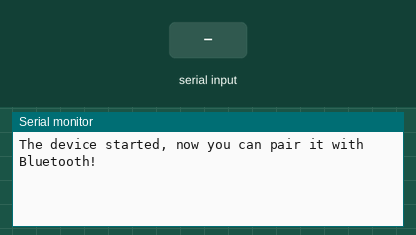
Simulated run of this program. Board: ESP32. Parts: the last lines printed to the serial monitor. The inputs (shaded band) are chosen by the test bench. Random numbers use the default seed unless the program sets one; nothing arrives over Bluetooth unless stated.

Above: at 1.2 s.
1.3 s: "1" received over Serial
At 2.5 s:
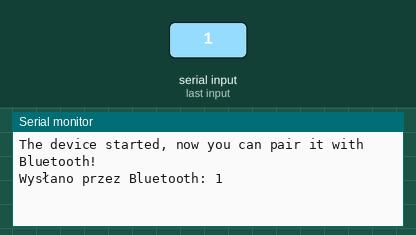
2.8 s: "1" received over the second serial link
At 3.9 s:
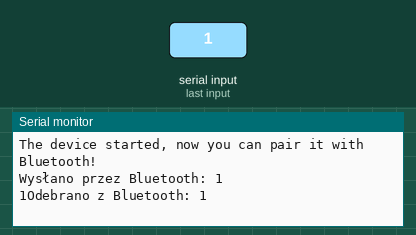
5.8 s: "0" received over Serial
At 7.0 s:
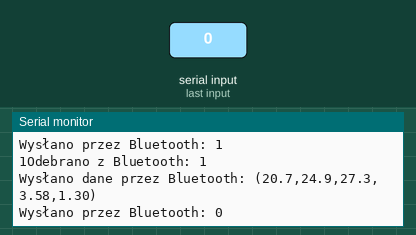
7.3 s: "0" received over the second serial link
At 8.5 s:
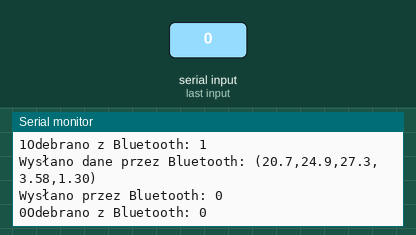

Measured:
- after the input at 1.3 s, the serial monitor: prints a new line at once (image 1)
- after the input at 2.8 s, the serial monitor: prints a new line at once (image 2)
- after the input at 5.8 s, the serial monitor: prints a new line at once (image 3)
- after the input at 7.3 s, the serial monitor: prints a new line at once (image 4)

The program:

main.cpp
```cpp
#include "BluetoothSerial.h"

#if !defined(CONFIG_BT_ENABLED) || !defined(CONFIG_BLUEDROID_ENABLED)
#error Bluetooth is not enabled! Please run make menuconfig to enable it
#endif

BluetoothSerial SerialBT;

unsigned long previousMillis = 0; // Do śledzenia czasu
const unsigned long interval = 5000; // Czas w milisekundach (5 sekund)

void setup() {
  Serial.begin(115200);
  SerialBT.begin("ESP32test");
  Serial.println("The device started, now you can pair it with Bluetooth!");
}

void loop() {
  // Sprawdzanie danych z Serial
  if (Serial.available()) {
    char received = Serial.read();
    SerialBT.write(received);
    Serial.print("Wysłano przez Bluetooth: ");
    Serial.println(received);
  }

  // Sprawdzanie danych z Bluetooth
  if (SerialBT.available()) {
    char receivedBT = SerialBT.read();
    Serial.write(receivedBT);
    Serial.print("Odebrano z Bluetooth: ");
    Serial.println(receivedBT);
  }

  // Wysyłanie danych co 5 sekund
  unsigned long currentMillis = millis();
  if (currentMillis - previousMillis >= interval) {
    previousMillis = currentMillis;

    float T1 = random(200, 400) / 10.0; // Przykładowa temperatura T1 (20.0 - 40.0 °C)
    float T2 = random(200, 400) / 10.0;
    float T3 = random(200, 400) / 10.0;
    float Voltage = random(300, 500) / 100.0;
    float Current = random(100, 200) / 100.0;

    String data = "(" + String(T1, 1) + "," + String(T2, 1) + "," + String(T3, 1) +
                  "," + String(Voltage, 2) + "," + String(Current, 2) + ")";

    // Wysyłanie przez Bluetooth
    SerialBT.print(data);
    Serial.print("Wysłano dane przez Bluetooth: ");
    Serial.println(data);
  }
  delay(20);
}
```
